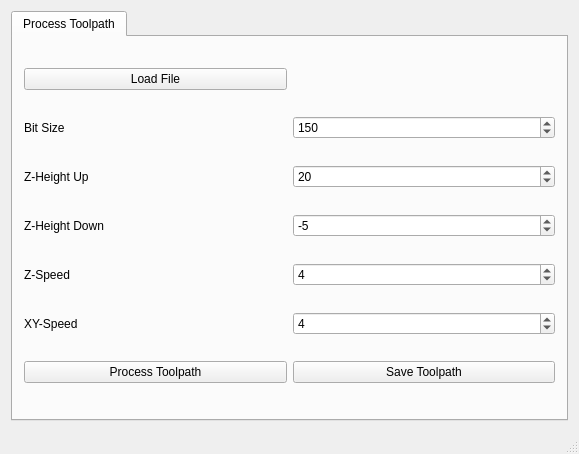
<?xml version="1.0" encoding="UTF-8"?>
<ui version="4.0">
 <class>MainWindow</class>
 <widget class="QMainWindow" name="MainWindow">
  <property name="enabled">
   <bool>true</bool>
  </property>
  <property name="geometry">
   <rect>
    <x>0</x>
    <y>0</y>
    <width>579</width>
    <height>454</height>
   </rect>
  </property>
  <property name="windowTitle">
   <string>Mill Buddy</string>
  </property>
  <widget class="QWidget" name="centralWidget">
   <layout class="QVBoxLayout" name="verticalLayout">
    <item>
     <widget class="QTabWidget" name="tabWidget">
      <property name="currentIndex">
       <number>0</number>
      </property>
      <widget class="QWidget" name="tab">
       <attribute name="title">
        <string>Process Toolpath</string>
       </attribute>
       <layout class="QGridLayout" name="gridLayout">
        <item row="7" column="0">
         <widget class="QLabel" name="label_6">
          <property name="text">
           <string>XY-Speed</string>
          </property>
          <property name="buddy">
           <cstring>spinBox_4</cstring>
          </property>
         </widget>
        </item>
        <item row="7" column="1">
         <widget class="QSpinBox" name="spinBox_4">
          <property name="inputMethodHints">
           <set>Qt::ImhFormattedNumbersOnly</set>
          </property>
          <property name="maximum">
           <number>10</number>
          </property>
          <property name="value">
           <number>4</number>
          </property>
         </widget>
        </item>
        <item row="6" column="1">
         <widget class="QSpinBox" name="zSpeedSpinBox">
          <property name="inputMethodHints">
           <set>Qt::ImhFormattedNumbersOnly</set>
          </property>
          <property name="maximum">
           <number>10</number>
          </property>
          <property name="value">
           <number>4</number>
          </property>
         </widget>
        </item>
        <item row="6" column="0">
         <widget class="QLabel" name="label_5">
          <property name="text">
           <string>Z-Speed</string>
          </property>
          <property name="buddy">
           <cstring>zSpeedSpinBox</cstring>
          </property>
         </widget>
        </item>
        <item row="5" column="1">
         <widget class="QSpinBox" name="zHeightDownSpinBox">
          <property name="inputMethodHints">
           <set>Qt::ImhFormattedNumbersOnly</set>
          </property>
          <property name="minimum">
           <number>-500</number>
          </property>
          <property name="maximum">
           <number>0</number>
          </property>
          <property name="value">
           <number>-5</number>
          </property>
         </widget>
        </item>
        <item row="5" column="0">
         <widget class="QLabel" name="label_4">
          <property name="text">
           <string>Z-Height Down</string>
          </property>
          <property name="buddy">
           <cstring>zHeightDownSpinBox</cstring>
          </property>
         </widget>
        </item>
        <item row="4" column="1">
         <widget class="QSpinBox" name="zHeightUpSpinBox">
          <property name="inputMethodHints">
           <set>Qt::ImhFormattedNumbersOnly</set>
          </property>
          <property name="minimum">
           <number>0</number>
          </property>
          <property name="maximum">
           <number>500</number>
          </property>
          <property name="value">
           <number>20</number>
          </property>
         </widget>
        </item>
        <item row="4" column="0">
         <widget class="QLabel" name="label_3">
          <property name="text">
           <string>Z-Height Up</string>
          </property>
          <property name="buddy">
           <cstring>zHeightUpSpinBox</cstring>
          </property>
         </widget>
        </item>
        <item row="3" column="0">
         <widget class="QLabel" name="label_2">
          <property name="text">
           <string>Bit Size</string>
          </property>
         </widget>
        </item>
        <item row="2" column="0">
         <widget class="QPushButton" name="loadButton">
          <property name="text">
           <string>Load File</string>
          </property>
         </widget>
        </item>
        <item row="3" column="1">
         <widget class="QSpinBox" name="spinBox">
          <property name="maximum">
           <number>1000</number>
          </property>
          <property name="value">
           <number>150</number>
          </property>
         </widget>
        </item>
        <item row="9" column="1">
         <widget class="QPushButton" name="saveButton">
          <property name="enabled">
           <bool>true</bool>
          </property>
          <property name="text">
           <string>Save Toolpath</string>
          </property>
          <property name="flat">
           <bool>false</bool>
          </property>
         </widget>
        </item>
        <item row="9" column="0">
         <widget class="QPushButton" name="processButton">
          <property name="enabled">
           <bool>true</bool>
          </property>
          <property name="text">
           <string>Process Toolpath</string>
          </property>
         </widget>
        </item>
       </layout>
      </widget>
     </widget>
    </item>
   </layout>
  </widget>
  <widget class="QStatusBar" name="statusBar"/>
  <widget class="QMenuBar" name="menuBar">
   <property name="geometry">
    <rect>
     <x>0</x>
     <y>0</y>
     <width>579</width>
     <height>21</height>
    </rect>
   </property>
  </widget>
 </widget>
 <layoutdefault spacing="6" margin="11"/>
 <tabstops>
  <tabstop>loadButton</tabstop>
  <tabstop>zHeightUpSpinBox</tabstop>
  <tabstop>zHeightDownSpinBox</tabstop>
  <tabstop>zSpeedSpinBox</tabstop>
  <tabstop>spinBox_4</tabstop>
 </tabstops>
 <resources/>
 <connections/>
 <slots>
  <signal>validFileSelected()</signal>
 </slots>
</ui>
